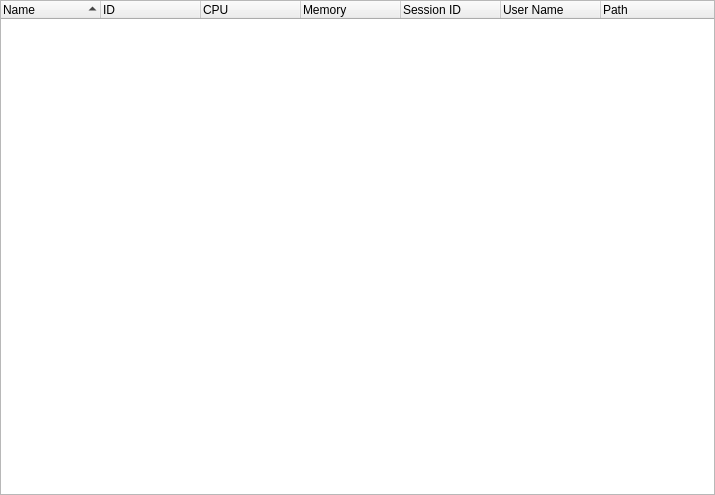
<?xml version="1.0" encoding="UTF-8"?>
<ui version="4.0">
 <class>SysInfoProcesses</class>
 <widget class="QWidget" name="SysInfoProcesses">
  <property name="geometry">
   <rect>
    <x>0</x>
    <y>0</y>
    <width>715</width>
    <height>495</height>
   </rect>
  </property>
  <property name="windowTitle">
   <string/>
  </property>
  <layout class="QVBoxLayout" name="verticalLayout">
   <property name="leftMargin">
    <number>0</number>
   </property>
   <property name="topMargin">
    <number>0</number>
   </property>
   <property name="rightMargin">
    <number>0</number>
   </property>
   <property name="bottomMargin">
    <number>0</number>
   </property>
   <item>
    <widget class="QTreeWidget" name="tree">
     <property name="contextMenuPolicy">
      <enum>Qt::ContextMenuPolicy::CustomContextMenu</enum>
     </property>
     <property name="showDropIndicator" stdset="0">
      <bool>false</bool>
     </property>
     <property name="iconSize">
      <size>
       <width>20</width>
       <height>20</height>
      </size>
     </property>
     <property name="indentation">
      <number>0</number>
     </property>
     <property name="sortingEnabled">
      <bool>true</bool>
     </property>
     <column>
      <property name="text">
       <string>Name</string>
      </property>
     </column>
     <column>
      <property name="text">
       <string>ID</string>
      </property>
     </column>
     <column>
      <property name="text">
       <string>CPU</string>
      </property>
     </column>
     <column>
      <property name="text">
       <string>Memory</string>
      </property>
     </column>
     <column>
      <property name="text">
       <string>Session ID</string>
      </property>
     </column>
     <column>
      <property name="text">
       <string>User Name</string>
      </property>
     </column>
     <column>
      <property name="text">
       <string>Path</string>
      </property>
     </column>
    </widget>
   </item>
  </layout>
  <action name="action_copy_row">
   <property name="text">
    <string>Copy Row</string>
   </property>
  </action>
  <action name="action_copy_name">
   <property name="text">
    <string>Copy Name</string>
   </property>
  </action>
  <action name="action_copy_value">
   <property name="text">
    <string>Copy Value</string>
   </property>
  </action>
 </widget>
 <resources/>
 <connections/>
</ui>
